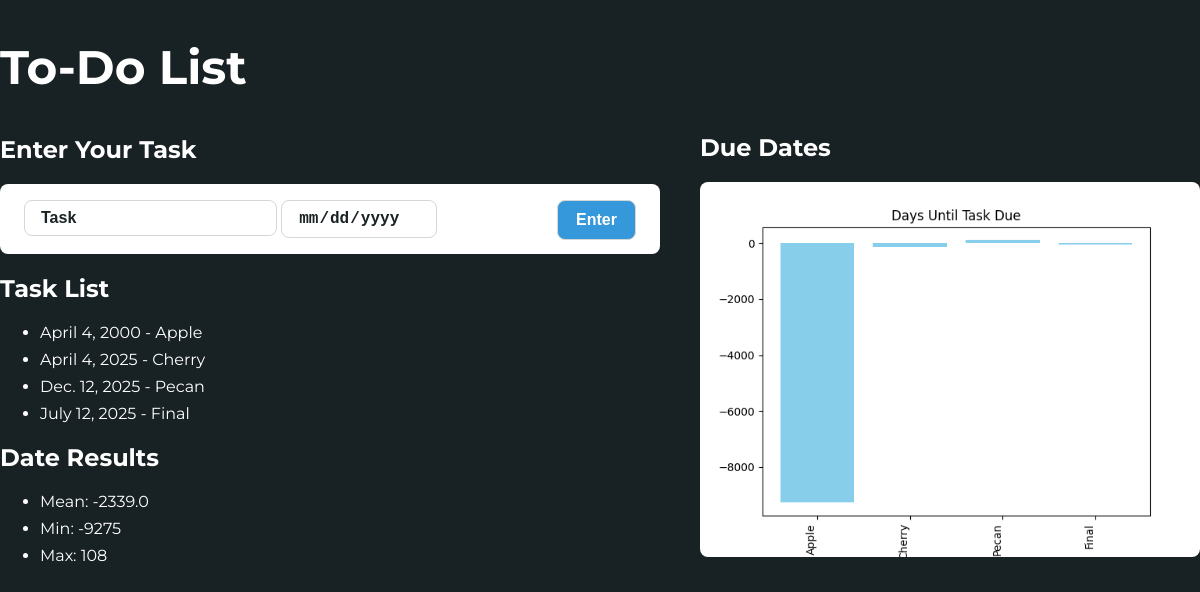
The page / on the database its author committed.
### main/models.py (models this page shows, shortened)
class Task(models.Model):
    title = models.CharField(max_length=200)
    due_date = models.DateField()

### main/views.py (the view)
# urls.py: 2. Add a URL to urlpatterns:  path('', views.home, name='home')
def home(request):
    if request.method == 'POST':
        title = request.POST.get('title')
        due_date = request.POST.get('due_date')
        Task.objects.create(title = title, due_date = due_date)
        return redirect('home')
    tasks = Task.objects.all()
    due = numpy.array([(task.due_date - date.today()).days for task in tasks])
    mean = numpy.mean(due)
    if due.size > 0:
        min = numpy.min(due)
    else:
        min = None
    if due.size > 0:
        max = numpy.max(due)
    else:
        max = None
    data = {
        'Title': [task.title for task in tasks],
        'Due Date': [task.due_date for task in tasks],
        'Days Left': [(task.due_date - date.today()).days for task in tasks]
    }
    dataframe = pandas.DataFrame(data)
    direct = os.path.join(settings.BASE_DIR, 'main', 'static')
    if not os.path.exists(direct):
        os.makedirs(direct)
    path = os.path.join(direct, 'chart.png')
    matplotlib.pyplot.bar(dataframe['Title'], dataframe['Days Left'], color = 'skyblue')
    matplotlib.pyplot.title('Days Until Task Due')
    matplotlib.pyplot.xticks(rotation = 90, ha = 'right')
    matplotlib.pyplot.savefig(path)
    matplotlib.pyplot.close()
    context = {
        'tasks': tasks,
        'mean': mean,
        'min': min,
        'max': max,
        'dataframe_html': dataframe.to_html(index=True),
        'chart_url': 'main/static/chart.png',
    }
    return render(request, 'main/index.html', context)

### main/templates/main/index.html (shortened to what this page needs)
{% load static %}
<!DOCTYPE html>
<html>
    <head>
        <link rel="stylesheet" href="{% static 'main/styles.css' %}">
    </head>
    <body>
        <section>
            <h1>To-Do List</h1>
            <h2>Enter Your Task</h2>
            <form method="post" action="">
                <input type="text" name="title" placeholder="Task" required />
                <input type="date" name="due_date" required />
                <button type="submit">Enter</button>
            </form>
            <h2>Task List</h2>
            <ul>
                {% for item in tasks %}
                    <li>{{ item.due_date }} - {{ item.title }}</li>
                {% empty %}
                    <li>No items found.</li>
                {% endfor %}
            </ul>
            <h2>Date Results</h2>
            <ul>
                <li>Mean: {{ mean }}</li>
                <li>Min: {{ min }}</li>
                <li>Max: {{ max }} </li>
            </ul>
        </section>
        <article>
            <h2>Due Dates</h2>
            <img src="{% static 'chart.png' %}" />
        </article>
    </body>
</html>

### main/static/main/styles.css (style rules this page uses)
body { background-color: #182123; color: white; font-family: "Montserrat", sans-serif; font-style: normal; }
form { background-color: white; }
form button { background-color: #3498db; color: white; font-weight: 800; }
form input[type="text"], form input[type="date"], input::placeholder, form label { color: #182123; font-weight: 800; }
form input[type="text"], form input[type="date"], form button { border: 1px solid #D6D6D6; border-radius: 8px; font-size: 16px; }
h1 { font-size: 47px; }
body { align-items: flex-start; display: flex; gap: 40px; margin: 0 auto; max-width: 1200px; }
form { border-radius: 8px; padding: 16px 24px; }
form button { padding: 10px 18px; float: right; }
form input[type="text"], form input[type="date"] { padding: 8px 16px; }
section { flex: 1; }
ul li { margin-bottom: 8px; }
img { border-radius: 8px; margin-bottom: 24px; width: 100%; }
article { margin-top: 113px; max-width: 500px; }

### rows shown on the page
Task: due_date "April 4, 2000", title "Apple"
Task: due_date "April 4, 2025", title "Cherry"
Task: due_date "Dec. 12, 2025", title "Pecan"
Task: due_date "July 12, 2025", title "Final"

### other values the page prints
{{ mean }} "-2339.0"
{{ min }} "-9275"
{{ max }} "108"
